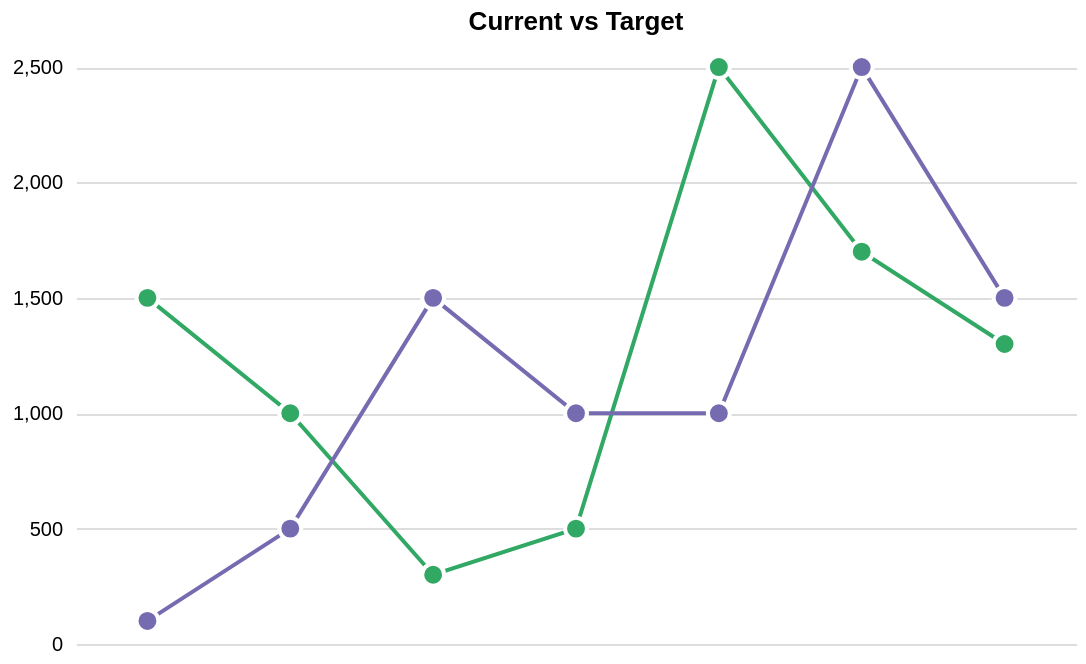

Write a Vega-Lite specification for this figure.
### Vega-Lite specification from a JSON file in a GitHub repository (floating-point values rounded to 4 significant figures)
{"$schema": "https://vega.github.io/schema/vega-lite/v2.json", "title": "Current vs Target", "width": 500, "height": 300, "data": {"values": [{"current": 1500, "target": 100, "date": "1-Jan"}, {"current": 1000, "target": 500, "date": "2-Feb"}, {"current": 300, "target": 1500, "date": "3-Mar"}, {"current": 500, "target": 1000, "date": "4-Apr"}, {"current": 2500, "target": 1000, "date": "5-May"}, {"current": 1700, "target": 2500, "date": "6-Jun"}, {"current": 1300, "target": 1500, "date": "7-Jul"}]}, "layer": [{"transform": [{"filter": {"and": ["index.date", {"selection": "index"}]}}], "mark": {"type": "rule", "strokeWidth": 2, "color": "#969696"}, "encoding": {"x": {"field": "date", "type": "nominal", "axis": null}}}, {"mark": {"type": "line", "stroke": "#31a864"}, "encoding": {"x": {"field": "date", "type": "nominal", "scale": {"zero": false}, "axis": {"title": ""}}, "y": {"field": "current", "type": "quantitative", "scale": {"zero": false}, "axis": {"title": ""}}}}, {"selection": {"index": {"type": "single", "on": "mousemove", "encodings": ["x"], "nearest": false, "resolve": "global", "empty": "none"}}, "mark": {"type": "point", "filled": true, "fill": "#31a864", "stroke": "#FFF"}, "encoding": {"x": {"field": "date", "type": "nominal", "scale": {"zero": false}}, "y": {"field": "current", "type": "quantitative", "scale": {"zero": false}}, "size": {"condition": {"selection": "index", "value": 300}, "value": 120}, "opacity": {"value": 1}}}, {"mark": {"type": "line", "stroke": "#756bb1"}, "encoding": {"x": {"field": "date", "type": "nominal", "scale": {"zero": false}, "axis": {"title": ""}}, "y": {"field": "target", "type": "quantitative", "scale": {"zero": false}, "axis": {"title": ""}}}}, {"mark": {"type": "point", "filled": true, "fill": "#756bb1", "stroke": "#FFF"}, "encoding": {"x": {"field": "date", "type": "nominal", "scale": {"zero": false}}, "y": {"field": "target", "type": "quantitative", "scale": {"zero": false}}, "size": {"condition": {"selection": "index", "value": 300}, "value": 120}, "opacity": {"value": 1}}}], "config": {"axis": {"ticks": false, "domain": false, "labelPadding": 7}, "view": {"strokeWidth": 0}}}
